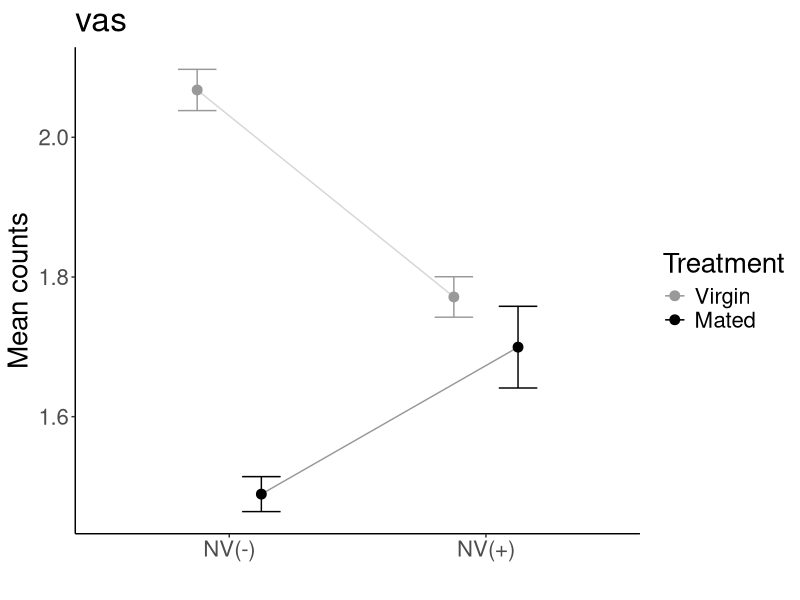
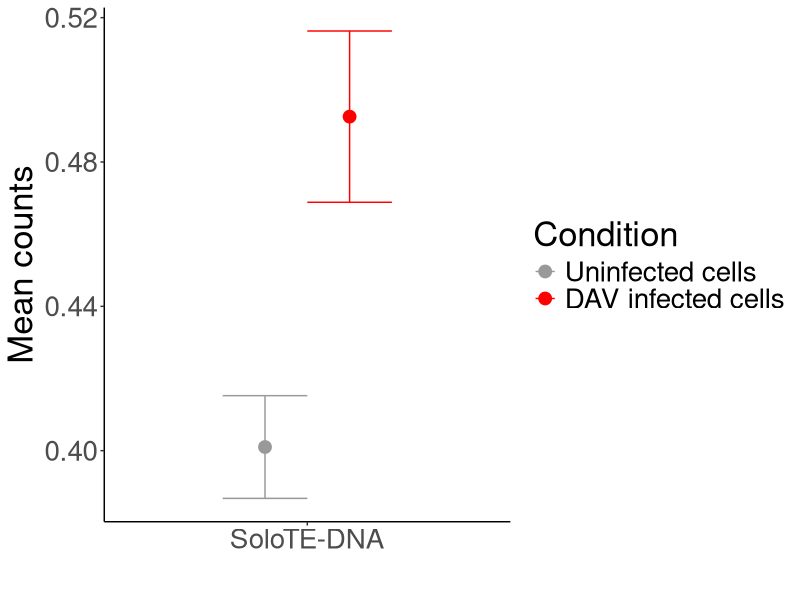

Write R code to recreate these figures, in order.
###figure 6, 7
### Supplementary figure 27, 28

# ---- Load required R packages ----
# Packages are loaded explicitly to make dependencies clear for reproduction.
library(tidyverse)
## Change data from count_data_of _TE_piRNA.xlxs
## TE: SoloTE-DNA, SoloTE-RC, SoloTE-LTR, SoloTE-LINE
## piRNA genes: piwi, armi, vret, tj, Hen1, AGO3, aub, squ, vas, lncRNA:flam (flamenco)
## RNAi genes : AGO2, Dcr-2


## NV virgin and mated flies (figure 6)
data <- data.frame(
  Condition    = c("NV infected cells", "Uninfected cells", "Uninfected cells", "NV infected cells"),
  vas.x = c(1.771402053,        2.067750122,       1.489138002,       1.699536975),
  vas.y = c(0.028961597,        0.029528311,       0.0250479,         0.05848405),
  gene         = rep("SoloTE-LTR", 4),
  Treatment    = c("Virgin", "Virgin", "Mated", "Mated"),
  stringsAsFactors = FALSE
)

# Re-encode the Condition factor with new display labels
data$Treatment <- factor(data$Treatment, levels = c('Virgin', 'Mated'))
data$Condition <- factor(
  data$Condition,
  levels = c("Uninfected cells", "NV infected cells"),
  labels = c("NV(-)", "NV(+)")
)

# ---- Visualization ----
# Figures are generated with ggplot2; styling is kept consistent with manuscript themes.
ggplot(data, aes(x = Condition, y = vas.x,
                 color = Treatment, group = Treatment)) +
  geom_point(position = position_dodge(width = 0.5), size = 3) +
  geom_errorbar(aes(ymin = vas.x - vas.y,
                    ymax = vas.x + vas.y),
                position = position_dodge(width = 0.5), width = 0.3) +
  geom_line(position = position_dodge(width = 0.5), alpha = 0.4) +
  labs(x = "", y = "Mean counts", title = "vas") +
  theme_classic() +theme(text = element_text(size = 20))+
  scale_color_manual(values = c("#999999", "black"))


###### DAV in mated flies (figure 7)
data <- data.frame(
  Condition = c("Uninfected cells", "DAV infected cells"),
  SoloTE_DNA_x = c(0.401011239, 0.492575172),
  SoloTE_DNA_y = c(0.014228689, 0.02373367),
  Gene = c("SoloTE-DNA", "SoloTE-DNA")
)

print(data)

levels(data$Condition)
data$Condition <- factor(data$Condition, levels = c('Uninfected cells', 'DAV infected cells'))

# Plotting
ggplot(data, aes(x = Gene, y = `SoloTE_DNA_x`, color = Condition)) +
  geom_point(position = position_dodge(width = 0.5), size = 4) +
  geom_errorbar(aes(ymin = `SoloTE_DNA_x` - `SoloTE_DNA_y`, ymax = `SoloTE_DNA_x` + `SoloTE_DNA_y`), width = 0.5, position = position_dodge(width = 0.5)) +
  labs(x = "", y = "Mean counts") +
  theme_classic() + 
  theme(text = element_text(size = 25)) +
  scale_color_manual(values = c("#999999", "red"))


